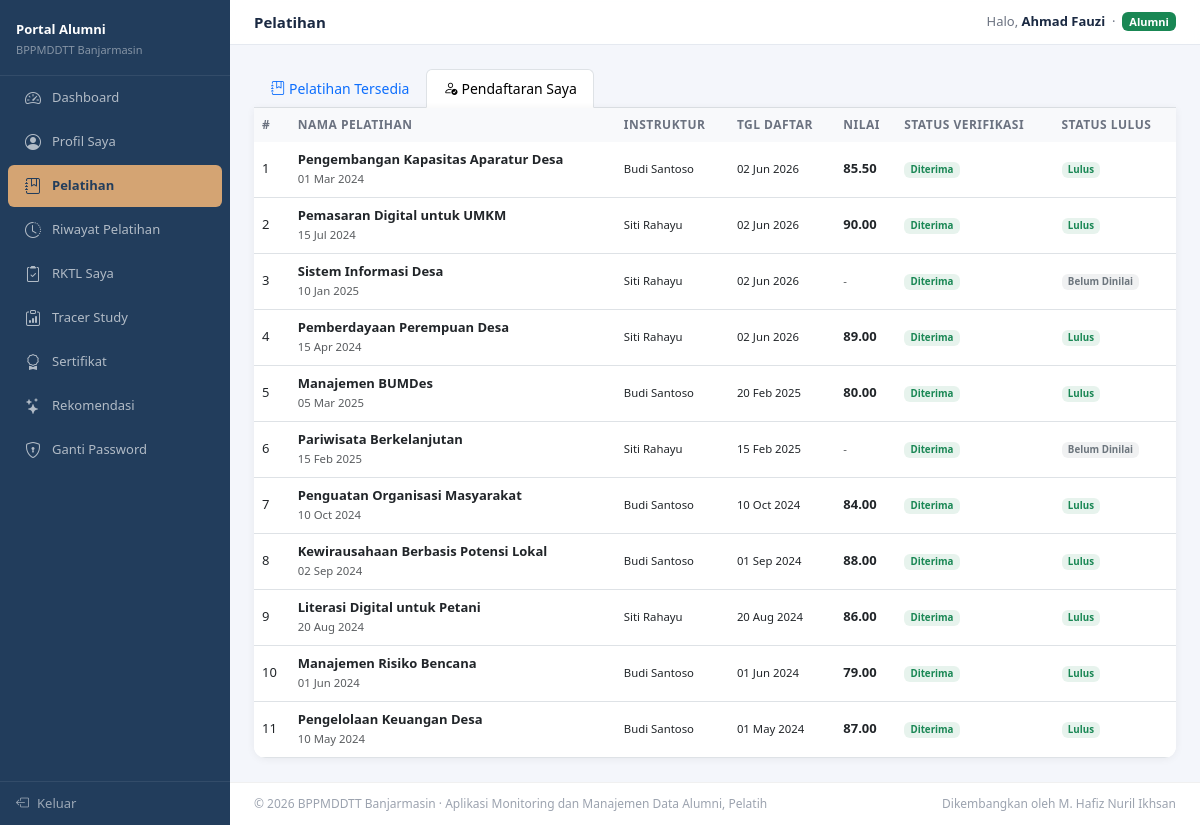
The page /login/alumni/pelatihan.php?tab=saya (signed in) on the database its author committed.
### tables this page shows
CREATE TABLE `peserta_pelatihan` (
  `id` int(10) UNSIGNED NOT NULL,
  `user_id` int(10) UNSIGNED NOT NULL,
  `pelatihan_id` int(10) UNSIGNED NOT NULL,
  `tanggal_daftar` date DEFAULT NULL,
  `status_verifikasi` enum('menunggu','diterima','ditolak') NOT NULL DEFAULT 'menunggu',
  `alasan_tolak` varchar(255) DEFAULT NULL,
  `tgl_verifikasi` timestamp NULL DEFAULT NULL,
  `diverifikasi_oleh` int(10) UNSIGNED DEFAULT NULL,
  `status_kehadiran` enum('hadir','tidak_hadir','izin') NOT NULL DEFAULT 'hadir',
  `nilai` decimal(5,2) DEFAULT NULL,
  `status_lulus` enum('lulus','tidak_lulus','belum_dinilai') NOT NULL DEFAULT 'belum_dinilai',
  `sertifikat_url` varchar(255) DEFAULT NULL,
  `created_at` timestamp NOT NULL DEFAULT current_timestamp(),
  `updated_at` timestamp NOT NULL DEFAULT current_timestamp() ON UPDATE current_timestamp()
);

CREATE TABLE `pelatihan` (
  `id` int(10) UNSIGNED NOT NULL,
  `nama_pelatihan` varchar(200) NOT NULL,
  `jenis` varchar(100) DEFAULT NULL,
  `deskripsi` text DEFAULT NULL,
  `tanggal_mulai` date NOT NULL,
  `tanggal_selesai` date NOT NULL,
  `kuota` smallint(6) NOT NULL DEFAULT 30,
  `instruktur_id` int(10) UNSIGNED NOT NULL,
  `lokasi` varchar(200) DEFAULT NULL,
  `status` enum('aktif','selesai','dibatalkan') NOT NULL DEFAULT 'aktif',
  `created_at` timestamp NOT NULL DEFAULT current_timestamp(),
  `updated_at` timestamp NOT NULL DEFAULT current_timestamp() ON UPDATE current_timestamp()
);

CREATE TABLE `users` (
  `id` int(10) UNSIGNED NOT NULL,
  `name` varchar(100) NOT NULL,
  `email` varchar(150) NOT NULL,
  `password` varchar(255) NOT NULL,
  `role` enum('admin','instruktur','peserta','alumni','kepala') NOT NULL DEFAULT 'peserta',
  `is_active` tinyint(1) NOT NULL DEFAULT 1,
  `created_at` timestamp NOT NULL DEFAULT current_timestamp(),
  `updated_at` timestamp NOT NULL DEFAULT current_timestamp() ON UPDATE current_timestamp()
);

### login/alumni/pelatihan.php (the view, shortened to what this page needs)
<?php
include 'header.php';
$uid = $_SESSION['id_login'];
$tab = isset($_GET['tab']) ? $_GET['tab'] : 'tersedia';
?>
<ul class="nav nav-tabs mb-0">
  <li class="nav-item">
    <a class="nav-link <?= $tab==='tersedia'?'active':'' ?>" href="pelatihan.php?tab=tersedia">
      <i class="bi bi-journal-bookmark me-1"></i>Pelatihan Tersedia
    </a>
  </li>
  <li class="nav-item">
    <a class="nav-link <?= $tab==='saya'?'active':'' ?>" href="pelatihan.php?tab=saya">
      <i class="bi bi-person-check me-1"></i>Pendaftaran Saya
    </a>
  </li>
</ul>
<div class="card" style="border-radius:0 0 12px 12px">
<?php if ($tab === 'tersedia'): ?>
  <?php
  $data = mysqli_query($koneksi, "
    SELECT p.*, ui.name as nama_instruktur,
      (SELECT COUNT(*) FROM peserta_pelatihan WHERE pelatihan_id=p.id AND status_verifikasi!='ditolak') as jml_peserta,
      (SELECT id FROM peserta_pelatihan WHERE pelatihan_id=p.id AND user_id=$uid LIMIT 1) as sudah_daftar
    FROM pelatihan p
    JOIN instruktur i ON p.instruktur_id=i.id
    JOIN users ui ON i.user_id=ui.id
    WHERE p.status='aktif'
    ORDER BY p.tanggal_mulai ASC
  ");
  ?>
  <div class="table-responsive">
    <table class="table table-hover mb-0">
      <thead>
        <tr><th>#</th><th>Nama Pelatihan</th><th>Instruktur</th><th>Tanggal</th><th>Lokasi</th><th>Kuota</th><th>Aksi</th></tr>
      </thead>
      <tbody>
      <?php $no=1; while ($row = mysqli_fetch_assoc($data)): ?>
        <tr>
          <td><?= $no++ ?></td>
          <td>
            <strong><?= htmlspecialchars($row['nama_pelatihan']) ?></strong><br>
            <span class="badge bg-primary bg-opacity-10 text-primary" style="font-size:10px"><?= htmlspecialchars($row['jenis']??'Umum') ?></span>
          </td>
          <td><small><?= htmlspecialchars($row['nama_instruktur']) ?></small></td>
          <td>
            <small><?= date('d M Y', strtotime($row['tanggal_mulai'])) ?></small><br>
            <small class="text-muted">s/d <?= date('d M Y', strtotime($row['tanggal_selesai'])) ?></small>
          </td>
          <td><small><?= htmlspecialchars($row['lokasi']??'-') ?></small></td>
          <td>
            <?php $sisa = $row['kuota'] - $row['jml_peserta']; ?>
            <span class="badge <?= $sisa>0?'bg-success':'bg-danger' ?> bg-opacity-10 <?= $sisa>0?'text-success':'text-danger' ?>">
              <?= $sisa>0 ? "$sisa tempat" : 'Penuh' ?>
            </span>
          </td>
          <td>
            <?php if ($row['sudah_daftar']): ?>
              <span class="badge bg-secondary">Sudah Daftar</span>
            <?php elseif ($sisa > 0): ?>
              <a href="pelatihan.php?daftar=<?= $row['id'] ?>&tab=tersedia"
                 class="btn btn-sm btn-primary"
                 onclick="return confirm('Daftar pelatihan <?= htmlspecialchars($row['nama_pelatihan']) ?>?')">
                <i class="bi bi-plus-lg me-1"></i>Daftar
              </a>
            <?php else: ?>
              <button class="btn btn-sm btn-outline-secondary" disabled>Penuh</button>
            <?php endif; ?>
          </td>
        </tr>
      <?php endwhile; ?>
      <?php if (mysqli_num_rows($data) === 0): ?>
        <tr><td colspan="7">
          <div class="empty-state"><i class="bi bi-calendar-x"></i><p>Belum ada pelatihan aktif saat ini</p></div>
        </td></tr>
      <?php endif; ?>
      </tbody>
    </table>
  </div>
<?php else: ?>
  <?php
  $data = mysqli_query($koneksi, "
    SELECT pp.*, p.nama_pelatihan, p.jenis, p.tanggal_mulai, p.tanggal_selesai, p.lokasi,
      ui.name as nama_instruktur, uv.name as nama_verifikator
    FROM peserta_pelatihan pp
    JOIN pelatihan p ON pp.pelatihan_id=p.id
    JOIN instruktur i ON p.instruktur_id=i.id
    JOIN users ui ON i.user_id=ui.id
    LEFT JOIN users uv ON pp.diverifikasi_oleh=uv.id
    WHERE pp.user_id=$uid
    ORDER BY pp.tanggal_daftar DESC
  ");
  ?>
  <div class="table-responsive">
    <table class="table table-hover mb-0">
      <thead>
        <tr><th>#</th><th>Nama Pelatihan</th><th>Instruktur</th><th>Tgl Daftar</th><th>Nilai</th><th>Status Verifikasi</th><th>Status Lulus</th></tr>
      </thead>
      <tbody>
      <?php $no=1; while ($row = mysqli_fetch_assoc($data)): ?>
        <tr>
          <td><?= $no++ ?></td>
          <td>
            <strong><?= htmlspecialchars($row['nama_pelatihan']) ?></strong><br>
            <small class="text-muted"><?= date('d M Y', strtotime($row['tanggal_mulai'])) ?></small>
          </td>
          <td><small><?= htmlspecialchars($row['nama_instruktur']) ?></small></td>
          <td><small><?= date('d M Y', strtotime($row['tanggal_daftar'])) ?></small></td>
          <td>
            <?php if ($row['nilai'] !== null): ?>
              <strong><?= $row['nilai'] ?></strong>
            <?php else: ?>
              <small class="text-muted">-</small>
            <?php endif; ?>
          </td>
          <td>
            <?php
            $sv = $row['status_verifikasi'];
            $svMap = ['menunggu'=>['warning','Menunggu'],'diterima'=>['success','Diterima'],'ditolak'=>['danger','Ditolak']];
            $svd = $svMap[$sv] ?? ['secondary','?'];
            ?>
            <span class="badge bg-<?= $svd[0] ?> bg-opacity-10 text-<?= $svd[0] ?>"><?= $svd[1] ?></span>
          </td>
          <td>
            <?php
            $sl = $row['status_lulus'];
            $slMap = ['belum_dinilai'=>['secondary','Belum Dinilai'],'lulus'=>['success','Lulus'],'tidak_lulus'=>['danger','Tidak Lulus']];
            $sld = $slMap[$sl] ?? ['secondary','?'];
            ?>
            <span class="badge bg-<?= $sld[0] ?> bg-opacity-10 text-<?= $sld[0] ?>"><?= $sld[1] ?></span>
          </td>
        </tr>
      <?php endwhile; ?>
      </tbody>
    </table>
  </div>
<?php endif; ?>
</div>
<?php include 'footer.php'; ?>

### login/assets/css/global.css (style rules this page uses)
.table-responsive { border-radius: 0 0 12px 12px; }
.table td, .table th { white-space: nowrap; }
body { background: transparent; }
.card { background: rgba(255, 255, 255, 0.95) !important; backdrop-filter: blur(4px); }

### login/alumni/header.php (style rules this page uses)
:root { --sidebar-w:230px; --sidebar-bg:#223D5C; --accent:#D4A473; --primary: #223D5C; --primary-dark: #1A2D48; --gold: #D4A473; --teal: #4F9DB5; }
body { background:#f4f6fb; font-size:14px; }
.card { border:none; border-radius:12px; box-shadow:0 1px 8px rgba(0,0,0,.06); }
.table thead th { background:#f8f9fb; font-size:12px; font-weight:600; text-transform:uppercase; letter-spacing:.04em; color:#6b7280; border-bottom:none; }
.table td { vertical-align:middle; font-size:13px; }

### rows shown on the page
peserta_pelatihan: pelatihan.nama_pelatihan "Pengembangan Kapasitas Aparatur Desa", pelatihan.tanggal_mulai "01 Mar 2024", users.name "Budi Santoso", tanggal_daftar "02 Jun 2026", nilai "85.50", status_verifikasi "Diterima", status_lulus "Lulus"
peserta_pelatihan: pelatihan.nama_pelatihan "Pemasaran Digital untuk UMKM", pelatihan.tanggal_mulai "15 Jul 2024", users.name "Siti Rahayu", tanggal_daftar "02 Jun 2026", nilai "90.00", status_verifikasi "Diterima", status_lulus "Lulus"
peserta_pelatihan: pelatihan.nama_pelatihan "Sistem Informasi Desa", pelatihan.tanggal_mulai "10 Jan 2025", users.name "Siti Rahayu", tanggal_daftar "02 Jun 2026", status_verifikasi "Diterima", status_lulus "Belum Dinilai"
peserta_pelatihan: pelatihan.nama_pelatihan "Pemberdayaan Perempuan Desa", pelatihan.tanggal_mulai "15 Apr 2024", users.name "Siti Rahayu", tanggal_daftar "02 Jun 2026", nilai "89.00", status_verifikasi "Diterima", status_lulus "Lulus"
peserta_pelatihan: pelatihan.nama_pelatihan "Manajemen BUMDes", pelatihan.tanggal_mulai "05 Mar 2025", users.name "Budi Santoso", tanggal_daftar "20 Feb 2025", nilai "80.00", status_verifikasi "Diterima", status_lulus "Lulus"
peserta_pelatihan: pelatihan.nama_pelatihan "Pariwisata Berkelanjutan", pelatihan.tanggal_mulai "15 Feb 2025", users.name "Siti Rahayu", tanggal_daftar "15 Feb 2025", status_verifikasi "Diterima", status_lulus "Belum Dinilai"
peserta_pelatihan: pelatihan.nama_pelatihan "Penguatan Organisasi Masyarakat", pelatihan.tanggal_mulai "10 Oct 2024", users.name "Budi Santoso", tanggal_daftar "10 Oct 2024", nilai "84.00", status_verifikasi "Diterima", status_lulus "Lulus"
peserta_pelatihan: pelatihan.nama_pelatihan "Kewirausahaan Berbasis Potensi Lokal", pelatihan.tanggal_mulai "02 Sep 2024", users.name "Budi Santoso", tanggal_daftar "01 Sep 2024", nilai "88.00", status_verifikasi "Diterima", status_lulus "Lulus"
peserta_pelatihan: pelatihan.nama_pelatihan "Literasi Digital untuk Petani", pelatihan.tanggal_mulai "20 Aug 2024", users.name "Siti Rahayu", tanggal_daftar "20 Aug 2024", nilai "86.00", status_verifikasi "Diterima", status_lulus "Lulus"
peserta_pelatihan: pelatihan.nama_pelatihan "Manajemen Risiko Bencana", pelatihan.tanggal_mulai "01 Jun 2024", users.name "Budi Santoso", tanggal_daftar "01 Jun 2024", nilai "79.00", status_verifikasi "Diterima", status_lulus "Lulus"
peserta_pelatihan: pelatihan.nama_pelatihan "Pengelolaan Keuangan Desa", pelatihan.tanggal_mulai "10 May 2024", users.name "Budi Santoso", tanggal_daftar "01 May 2024", nilai "87.00", status_verifikasi "Diterima", status_lulus "Lulus"

### other values the page prints
$page_title "Pelatihan"
$_SESSION['nama'] "Ahmad Fauzi"
